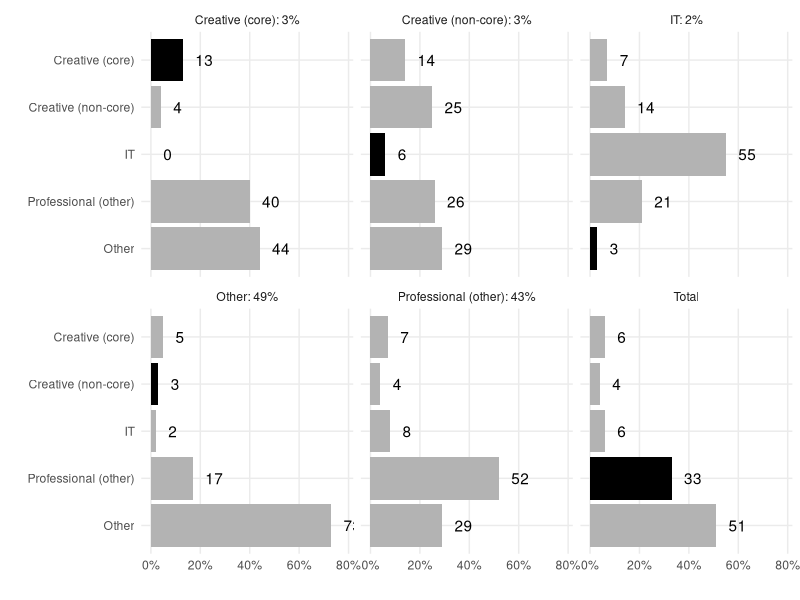

Reproduce this figure in R.
### making figure 1 for the Giuliana etc paper

# loading packages
library(tidyverse)
library(scales)

# data

data <- 
  data.frame(
  stringsAsFactors = FALSE,
         first_job = c("Creative (core): 3%",
                       "Creative (non-core): 3%","IT: 2%","Professional (other): 43%",
                       "Other: 49%","Total"),
     core_creative = c(13L, 14L, 7L, 7L, 5L, 6L),
          non_core = c(4L, 25L, 14L, 4L, 3L, 4L),
                it = c(0L, 6L, 55L, 8L, 2L, 6L),
              prof = c(40L, 26L, 21L, 52L, 17L, 33L),
             other = c(44L, 29L, 3L, 29L, 73L, 51L)
)

data <- 
  data %>% 
  pivot_longer(core_creative:other) %>% 
  mutate(name = factor(name,
                       levels = c("core_creative",
                                  "non_core",
                                  "it",
                                  "prof",
                                  "other"))) %>% 
  mutate(name = 
           fct_recode(name,
                      "Creative (core)" = 
                        "core_creative",
                      "Creative (non-core)" = 
                        "non_core",
                      "IT" = 
                        "it",
                      "Professional (other)" = 
                        "prof",
                      "Other" = 
                        "other")) %>% 
  mutate(value = value/100)

data$highlight <- 
  c("yes",
    "no",
    "no",
    "no",
    "no",
    "no",
    "no",
    "yes",
    "no",
    "no",
    "no",
    "no",
    "no",
    "no",
    "yes",
    "no",
    "no",
    "no",
    "no",
    "no",
    "no",
    "yes",
    "no",
    "no",
    "no",
    "no",
    "no",
    "no",
    "yes",
    "no"
  )

data %>% 
  ggplot() +
  aes(x = value,
      y = fct_rev(name),
      label = value*100,
      fill = highlight) +
  geom_col() +
  geom_text(hjust = 0,
            nudge_x = .05) +
  facet_wrap(~ first_job) +
  labs(x = "",
       y = "") +
  scale_fill_manual(values = c("gray70",
                               "black")) +
  theme_minimal() +
  theme(legend.position = "none") +
  theme(panel.grid.minor = element_blank()) +
  scale_x_continuous(labels = percent) 
